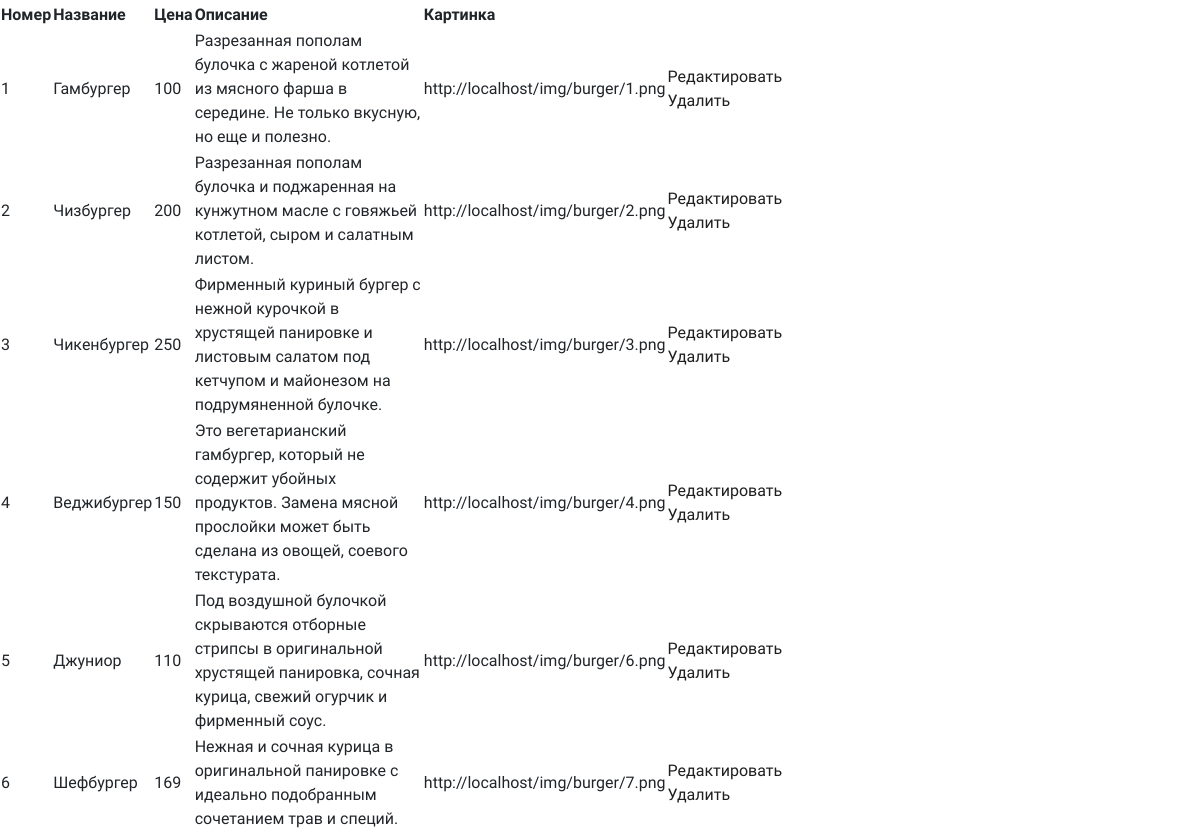
The app's page /admin.php (lower part), older data.
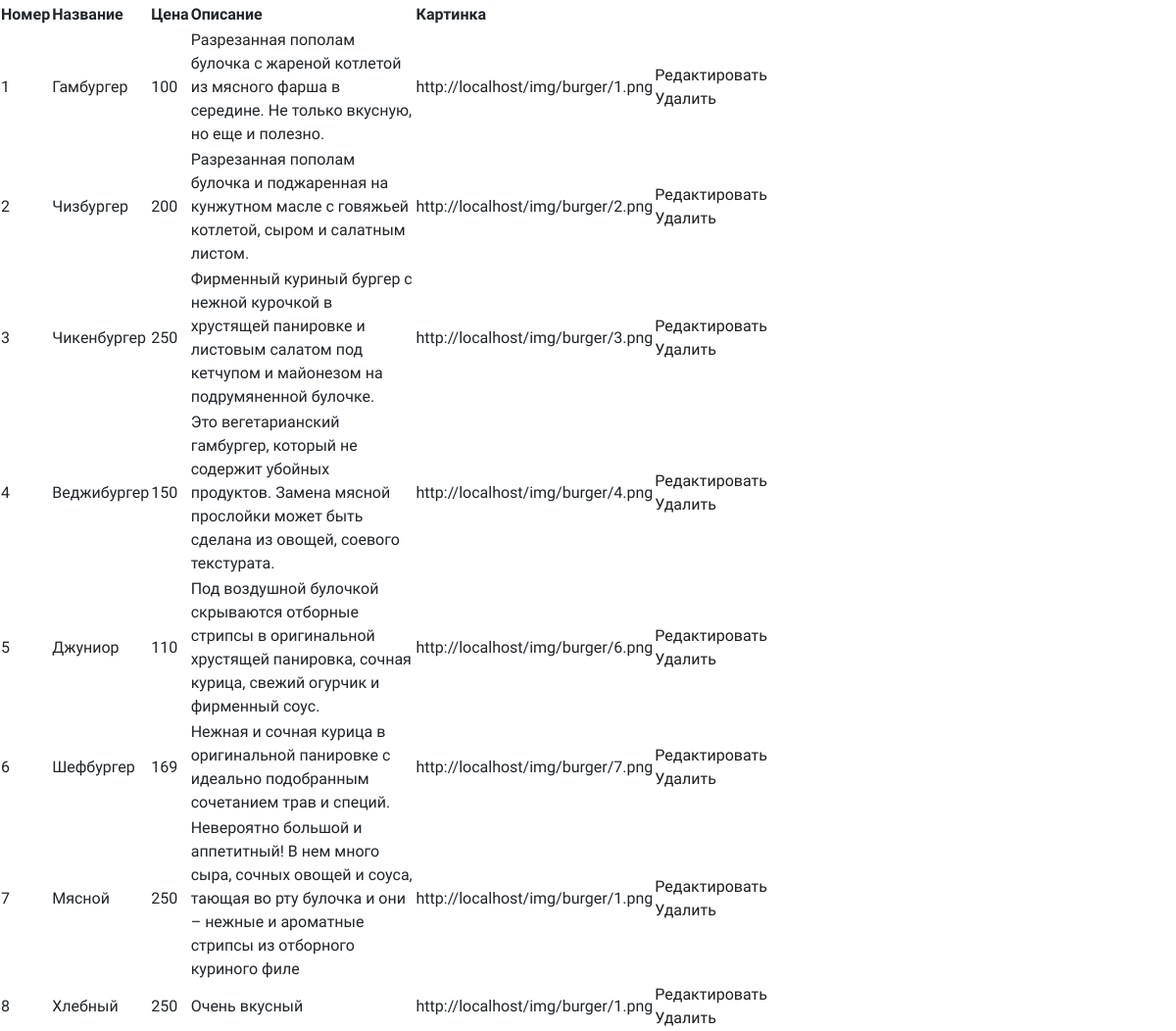
The same page, newer data.
### tables this page shows
CREATE TABLE `menu` (
  `id` int(11) NOT NULL,
  `name` text NOT NULL,
  `price` int(11) NOT NULL,
  `description` varchar(255) NOT NULL,
  `img` varchar(255) NOT NULL
);

### admin.php (the view, shortened to what this page needs)
<!doctype html>
<html class="no-js" lang="zxx">
<head>
    <link rel="stylesheet" href="css/bootstrap.min.css">
    <link rel="stylesheet" href="css/owl.carousel.min.css">
    <link rel="stylesheet" href="css/magnific-popup.css">
    <link rel="stylesheet" href="css/font-awesome.min.css">
    <link rel="stylesheet" href="css/themify-icons.css">
    <link rel="stylesheet" href="css/nice-select.css">
    <link rel="stylesheet" href="css/flaticon.css">
    <link rel="stylesheet" href="css/animate.css">
    <link rel="stylesheet" href="css/slicknav.css">
    <link rel="stylesheet" href="css/style.css">
</head>
<body>
    <div class="row">
        <div class="col-lg-8">
<table>
<thead>
<tr>
    <th>Номер</th>
    <th>Название</th>
    <th>Цена</th>
    <th>Описание</th>
    <th>Картинка</th>
</tr>
</thead>
    <tbody>
    <?php
    $db= require $_SERVER['DOCUMENT_ROOT'] . '/common/db.php';
    $menu = $db->query('SELECT * FROM menu') ->fetchAll( PDO::FETCH_ASSOC);
    foreach ($menu as $menus): ?>
    <tr>
        <td><?= $menus['id']?></td>
        <td><?= $menus['name']?></td>
        <td><?= $menus['price']?></td>
        <td><?= $menus['description']?></td>
        <td><?= $menus['img']?></td>
        <td><a id="u-<?= $menus['id']?>" href="form_update.php?id=<?= $menus['id']?>">Редактировать</a>
            <a id="d-<?= $menus['id']?>" href="handler/delete.php?id=<?= $menus['id']?>">Удалить</a></td>
    </tr>
    <?php endforeach; ?>
    </tbody>
</table>
</body>
</html>

Row changes from the older to the newer data that the page shows:
added menu: id "7", name "Мясной", price "250", description "Невероятно большой и аппетитный! В нем много сыра, сочных овощей и соуса, тающая во рту булочка и они – нежные и ароматные стрипсы из отборного куриного филе", img "http://localhost/img/burger/1.png"
added menu: id "8", name "Хлебный", price "250", description "Очень вкусный", img "http://localhost/img/burger/1.png"
